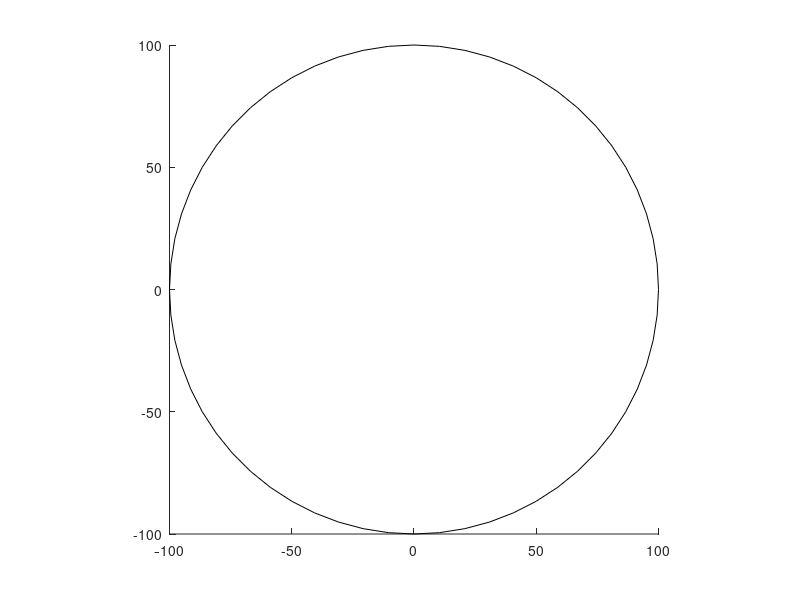

This figure's MATLAB source: (Note: this script raises an error after producing the figure.)
% Random walk inside circle using continuous random variables
clc;
close all;
clear;

stepsPerWalk = [];
numberOfWalks = 2;

% Plotting a circle
startingXpos = 0;
startingYpos = 0;
radius = 100;
diameter = radius*2;
px = startingXpos - radius;
py = startingYpos - radius;
rectangle('Position',[px, py, diameter, diameter],'Curvature',[1 1])
axis square;
hold on;

for j= 1 : 2 %change to number of different positions u want
    angle1=degtorad(360*rand(1));
    angle2=degtorad(360*rand(1));
    pos1=100*rand(1);
    pos2=100*rand(1);
    x_t_1(1)=pos1*sin(angle1);
    y_t_1(1)=pos1*cos(angle1);
    x_t_2(1)=pos2*sin(angle2);
    y_t_2(1)=pos2*cos(angle2);
    n=1;
    starting_distance(j)=sqrt((x_t_1(n)-x_t_2(n))^2+(y_t_1(n)-y_t_2(n))^2)
    for m = 1 : numberOfWalks
        n= 1;
        while sqrt((x_t_1(n)-x_t_2(n))^2+(y_t_1(n)-y_t_2(n))^2)>=1
            ang1 = degtorad(360*rand(1));
            stepSize1 = 1*rand(1);
            dist_rad_1=sqrt((x_t_1(n) + stepSize1*sin(ang1))^2+(y_t_1(n) + stepSize1*cos(ang1))^2);
            if dist_rad_1<100
                x_t_1(n+1) = x_t_1(n) + stepSize1*sin(ang1);
                y_t_1(n+1) = y_t_1(n) + stepSize1*cos(ang1);
            else
                x_t_1(n+1)=x_t_1(n);
                y_t_1(n+1)=y_t_1(n);
            end

            ang2 = degtorad(360*rand(1));
            stepSize2 = 1*rand(1);
            dist_rad_2=sqrt((x_t_2(n) + stepSize2*sin(ang2))^2+(y_t_2(n) + stepSize2*cos(ang2))^2);
            if dist_rad_2<100
                x_t_2(n+1) = x_t_2(n) + stepSize2*sin(ang2);
                y_t_2(n+1) = y_t_2(n) + stepSize2*cos(ang2);
            else
                x_t_2(n+1)=x_t_2(n);
                y_t_2(n+1)=y_t_2(n);
            end
            n=n+1;
        end
        
        stepsPerWalk(m)=n;
        %plot(x_t_1, y_t_1, 'LineWidth', 2);
        %plot(x_t_2,y_t_2,'LineWidth',2);
        hold on
        drawnow;
        x_t_1=[x_t_1(1)];
        y_t_1=[y_t_1(1)];
        x_t_2=[x_t_2(1)];
        y_t_2=[y_t_2(1)];
        
    end
    grid on
    
    meansteps(j)=mean(stepsPerWalk)
    
end

%plot(starting_distance,meansteps)
